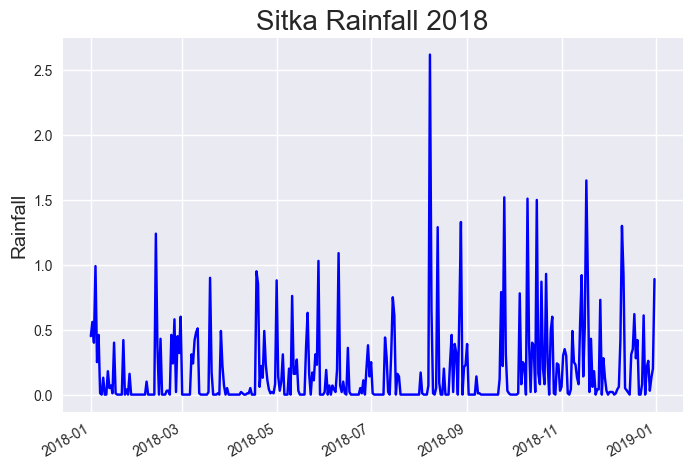

Write the Python code that produced this figure.
import csv
from datetime import datetime

import matplotlib.pyplot as plt

filename = 'data/sitka_weather_2018_simple.csv'
with open(filename) as f:
    reader = csv.reader(f)
    header_row = next(reader)

   # Get dates and daily rainfall from file.
    dates, rainfall = [], []
    for row in reader:
        current_date = datetime.strptime(row[2], '%Y-%m-%d')
        rain = (float(row[3]))
        dates.append(current_date)
        rainfall.append(rain)

    # Plot the rainfall
    plt.style.use('seaborn-v0_8')
    fig, ax = plt.subplots()
    ax.plot(dates, rainfall, c='blue')

    # Format Plot
    plt.title("Sitka Rainfall 2018", fontsize=20)
    plt.xlabel('', fontsize=14)
    fig.autofmt_xdate()
    plt.ylabel("Rainfall", fontsize=14)

    plt.savefig('sitka_rainfall.png', bbox_inches='tight')